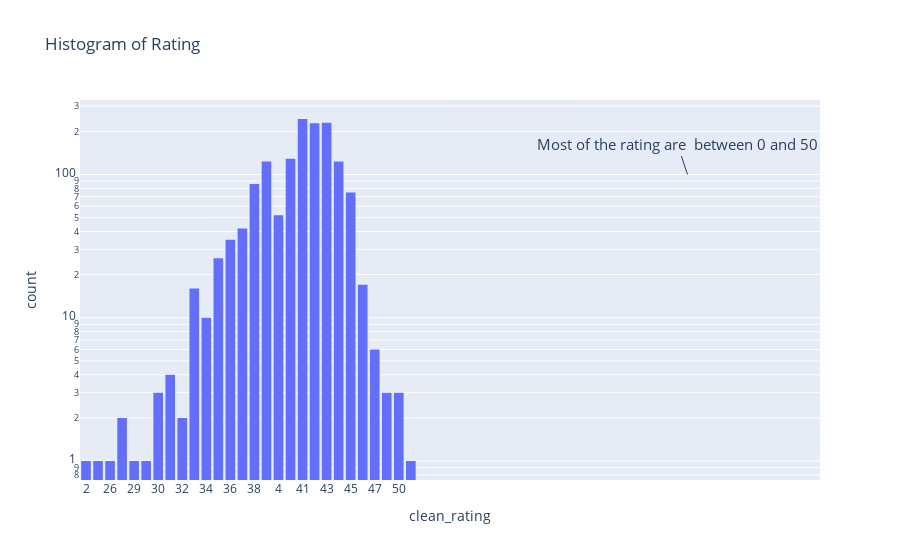

Notebook source saved alongside this figure:
### Code cell
# histogram of clean_rating
df.sort_values(by='clean_rating', ascending=True, inplace=True)
fig2 = px.histogram(df, x='clean_rating',  log_y=True, title='Histogram of Rating')
conclusion = 'Most of the rating are  between 0 and 50'
fig2.add_annotation(x=50, y=2, text=conclusion, font_size=15)
fig2.show()

### Figure 1 — Plotly figure (JSON) as saved in the notebook; plotly's stock layout.template omitted (floating-point values rounded to 4 significant figures; data arrays with more than 128 entries replaced by an {"elided": "..."} marker saying what was removed)
{"data": [{"alignmentgroup": "True", "bingroup": "x", "hovertemplate": "clean_rating=%{x}<br>count=%{y}<extra></extra>", "legendgroup": "", "marker": {"color": "#636efa", "pattern": {"shape": ""}}, "name": "", "offsetgroup": "", "orientation": "v", "showlegend": false, "type": "histogram", "x": {"elided": "1465 str values"}, "xaxis": "x", "yaxis": "y"}], "layout": {"annotations": [{"font": {"size": 15}, "text": "Most of the rating are  between 0 and 50", "x": 50, "y": 2}], "barmode": "relative", "legend": {"tracegroupgap": 0}, "title": {"text": "Histogram of Rating"}, "xaxis": {"anchor": "y", "domain": [0, 1], "title": {"text": "clean_rating"}}, "yaxis": {"anchor": "x", "domain": [0, 1], "title": {"text": "count"}, "type": "log"}}}
